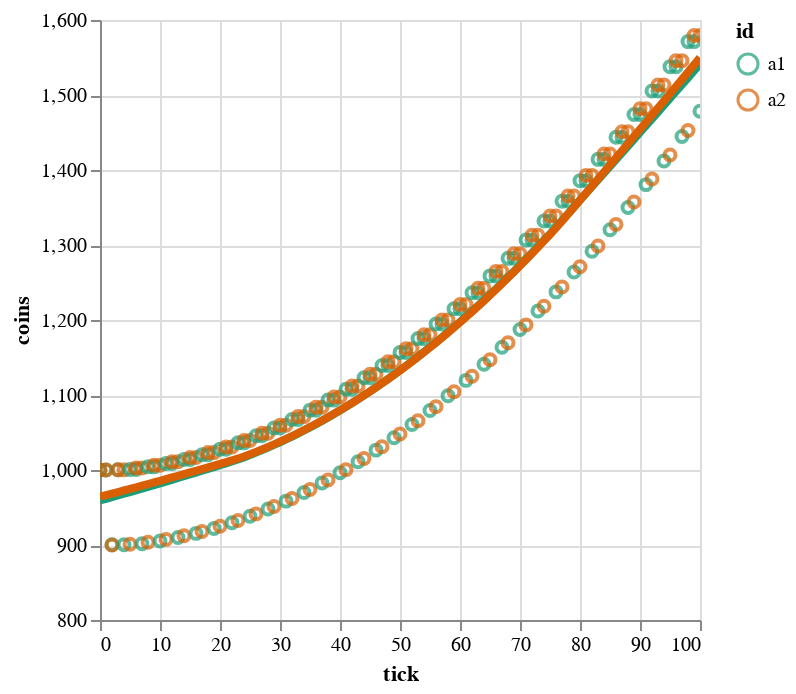

Write notebook code for a chart like this one.
### Code cell
def plot_agents(agents: pl.DataFrame):
    base = alt.Chart(agents).encode(
        x='tick:Q',
        y=alt.Y('coins:Q').scale(zero=False),
        color=alt.Color('id:O').scale(scheme='dark2'),
    )
    lines = base.transform_loess('tick', 'coins', bandwidth=.5, groupby=['id']).mark_line(size=4)
    return (base.mark_point() + lines).interactive() 
  
plot_agents(agents)

### Figure 1 — Vega-Lite specification as saved in the notebook (floating-point values rounded to 4 significant figures; data arrays with more than 128 entries replaced by an {"elided": "..."} marker saying what was removed)
{"config": {"view": {"continuousWidth": 300, "continuousHeight": 300}}, "layer": [{"mark": {"type": "point"}, "encoding": {"color": {"field": "id", "scale": {"scheme": "dark2"}, "type": "ordinal"}, "x": {"field": "tick", "type": "quantitative"}, "y": {"field": "coins", "scale": {"zero": false}, "type": "quantitative"}}, "name": "view_1"}, {"mark": {"type": "line", "size": 4}, "encoding": {"color": {"field": "id", "scale": {"scheme": "dark2"}, "type": "ordinal"}, "x": {"field": "tick", "type": "quantitative"}, "y": {"field": "coins", "scale": {"zero": false}, "type": "quantitative"}}, "transform": [{"loess": "coins", "on": "tick", "bandwidth": 0.5, "groupby": ["id"]}]}], "data": {"name": "data-2b2ba030a0022bb7c17990ee5a5b056c"}, "params": [{"name": "param_1", "select": {"type": "interval", "encodings": ["x", "y"]}, "bind": "scales", "views": ["view_1"]}], "$schema": "https://vega.github.io/schema/vega-lite/v5.8.0.json", "datasets": {"data-2b2ba030a0022bb7c17990ee5a5b056c": {"elided": "202 records"}}}
